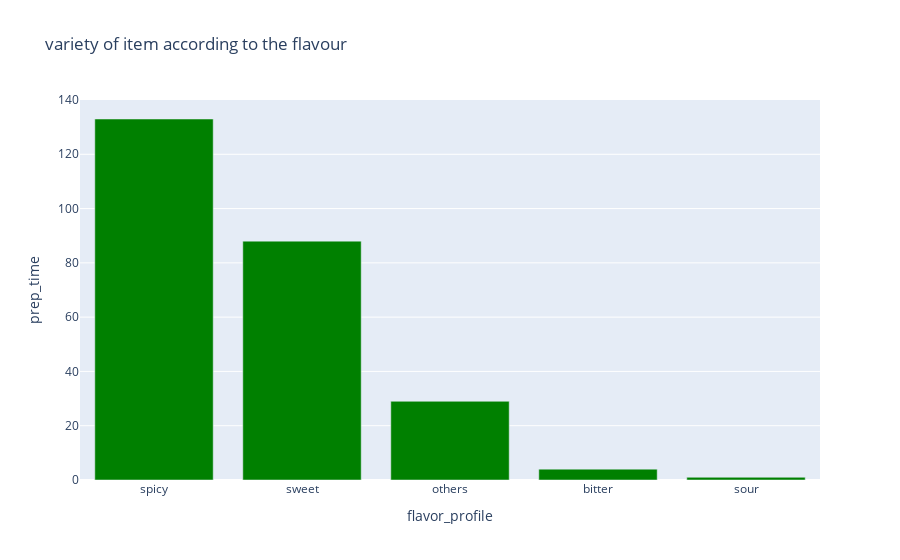

Source (notebook cell):
### Code cell
flav_data = data.flavor_profile.value_counts().reset_index()
flav_data.columns = ['flavor_profile', 'prep_time']
fig = px.bar(flav_data,x='flavor_profile',y='prep_time',title='variety of item according to the flavour',
color_discrete_sequence=['green'])
fig.show()

### Figure 1 — Plotly figure (JSON) as saved in the notebook; plotly's stock layout.template omitted (floating-point values rounded to 4 significant figures)
{"data": [{"alignmentgroup": "True", "hovertemplate": "flavor_profile=%{x}<br>prep_time=%{y}<extra></extra>", "legendgroup": "", "marker": {"color": "green", "pattern": {"shape": ""}}, "name": "", "offsetgroup": "", "orientation": "v", "showlegend": false, "textposition": "auto", "type": "bar", "x": ["spicy", "sweet", "others", "bitter", "sour"], "xaxis": "x", "y": [133, 88, 29, 4, 1], "yaxis": "y"}], "layout": {"barmode": "relative", "legend": {"tracegroupgap": 0}, "title": {"text": "variety of item according to the flavour"}, "xaxis": {"anchor": "y", "domain": [0, 1], "title": {"text": "flavor_profile"}}, "yaxis": {"anchor": "x", "domain": [0, 1], "title": {"text": "prep_time"}}}}
